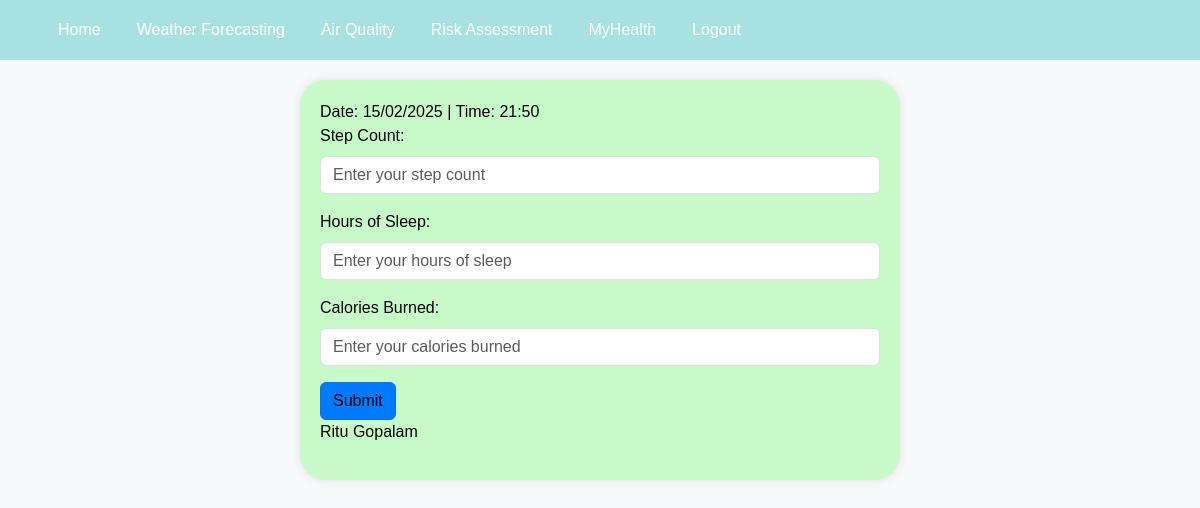
/healthtracker (signed in), run on an earlier commit of the app's database.
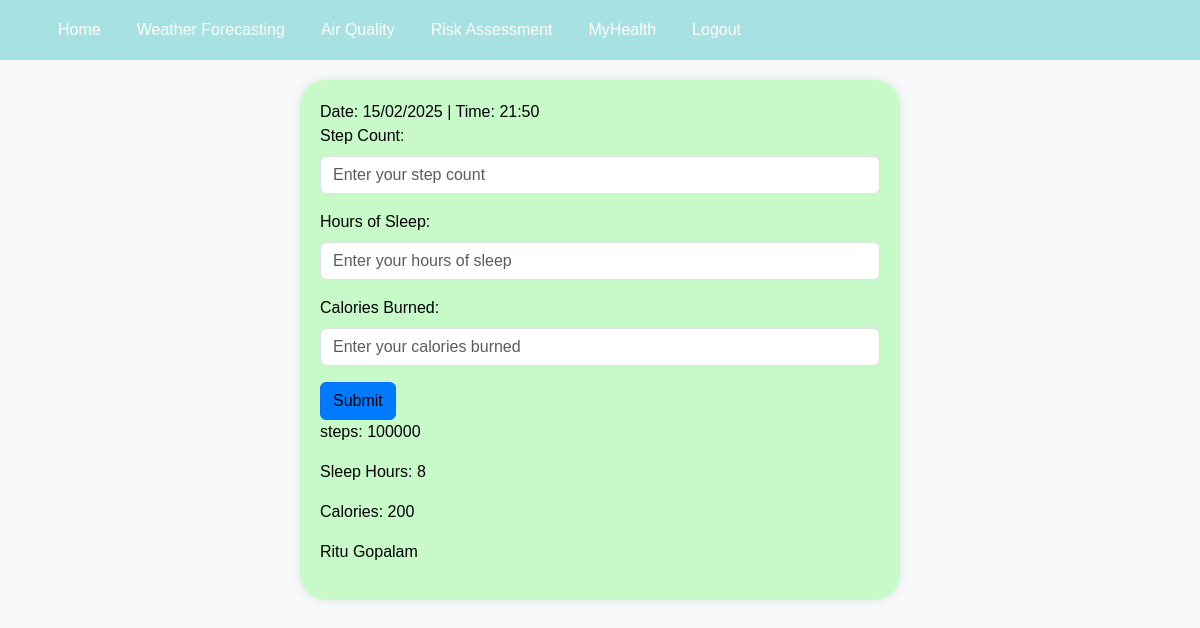
And on a later commit of the database.
### website/models.py (models this page shows)
class User(db.Model, UserMixin):
    id = db.Column(db.Integer, primary_key=True)
    email = db.Column(db.String(150), unique=True, nullable=False)
    first_name = db.Column(db.String(150), nullable=False)
    last_name = db.Column(db.String(150), nullable=False)
    dateofbirth = db.Column(db.Date, nullable=False)
    password = db.Column(db.String(150), nullable=False)
    risk_assessments = db.relationship('RiskAssessment')

class Myhealth(db.Model, UserMixin):
    id = db.Column(db.Integer, primary_key=True)
    user_id = db.Column(db.Integer, db.ForeignKey('user.id'), nullable=False)
    step_count = db.Column(db.Integer, nullable=False)
    sleep_count = db.Column(db.Integer, nullable=False)
    calories_burned = db.Column(db.Integer, nullable=False)

### website/views.py (the view)
@views.route('/healthtracker')
@login_required
def healthtracker():
    user = current_user
    first_name = user.first_name
    last_name = user.last_name
    health_data = Myhealth.query.filter_by(user_id=user.id).all()
    return render_template("healthtracker.html", first_name=first_name, last_name=last_name, health_data=health_data)

### website/__init__.py (called while the page is built)
def create_app():
    app = Flask(__name__)
    app.config['SECRET_KEY'] = 'hjshjhdjah kjshkjdhjs'
    app.config['SQLALCHEMY_DATABASE_URI'] = f'sqlite:///{DB_NAME}'
    db.init_app(app)
    from .views import views
    from .auth import auth
    from weather import main as get_weather
    from airquality import airquality
    app.register_blueprint(views, url_prefix='/')
    app.register_blueprint(auth, url_prefix='/')
    app.register_blueprint(airquality, url_prefix='/')
    from .models import User
    with app.app_context():
        db.create_all()
    login_manager = LoginManager()
    login_manager.login_view = 'auth.login'
    login_manager.init_app(app)
    @login_manager.user_loader
    def load_user(id):
        return User.query.get(int(id))
    return app

### website/templates/healthtracker.html (shortened to what this page needs)
{% extends "base.html" %}
{% block head %}
<link rel="stylesheet" type="text/css" href="{{ url_for('static', filename='css/main.css') }}">
{% endblock %}
{% block content %}
<div class="rectangle">
    <div id="dateTimeDisplay" class="date-time-display"></div>
    <form method="POST" action="{{ url_for('views.submit_health_data') }}">
        <div class="mb-3">
            <label for="steps" class="form-label">Step Count:</label>
            <input type="number" class="form-control" id="steps" name="steps" placeholder="Enter your step count" required>
        </div>
        <div class="mb-3">
            <label for="sleep" class="form-label">Hours of Sleep:</label>
            <input type="number" step="0.1" class="form-control" id="sleep" name="sleep" placeholder="Enter your hours of sleep" required>
        </div>
        <div class="mb-3">
            <label for="calories" class="form-label">Calories Burned:</label>
            <input type="number" class="form-control" id="calories" name="calories" placeholder="Enter your calories burned" required>
        </div>
        <button type="submit" class="btn btn-primary">Submit</button>
    </form>
    <div class="rectangle-2">
        {% for health in health_data %}
            <p>steps: {{ health.step_count }} </p>
            <p>Sleep Hours: {{ health.sleep_count }}</p>
            <p>Calories: {{ health.calories_burned }}</p>
        {% endfor %}
    </div>
    <div class="rectangle-3">
        <p id="userNameDisplay">{{ first_name }} {{ last_name }}
    </div>
</div>
{% endblock %}

### website/templates/base.html (shortened to what this page needs)
<!DOCTYPE html>
<html lang="en">
<head>
    <link rel="stylesheet" href="https://cdn.jsdelivr.net/npm/bootstrap@5.3.0/dist/css/bootstrap.min.css">
    <link href="{{ url_for('static', filename='/main.css') }}" rel="stylesheet">
    {% block head %}{% endblock %}
</head>
<body>
    <header>
        <nav class="navbar navbar-expand-lg" style="background-color: #A7E1E1;">
            <div class="collapse navbar-collapse" id="navbarSupportedContent">
                <ul class="navbar-nav me-auto">
                    <li class="nav-item active">
                        <a class="nav-link" href="{{url_for('views.home')}}">Home</a>
                    </li>
                    <li class="nav-item">
                        <a class="nav-link" href="{{url_for('views.weather')}}">Weather Forecasting</a>
                    </li>
                    {% if current_user.is_authenticated %}
                        <li class="nav-item">
                            <a class="nav-link" href="{{url_for('views.airquality')}}">Air Quality</a>
                        </li>
                        <li class="nav-item">
                            <a class="nav-link" href="{{url_for('views.riskassessment')}}">Risk Assessment</a>
                        </li>
                        <li class="nav-item">
                            <a class="nav-link" href="{{url_for('views.healthtracker')}}">MyHealth</a>
                        </li>
                        <li class="nav-item">
                            <a class="nav-link" href="{{url_for('auth.logout')}}">Logout</a>
                        </li>
                    {% endif %}
                </ul>
            </div>
        </nav>
    </header>
    {% block content %}
    {% endblock %}
</body>
</html>

### website/static/main.css (style rules this page uses)
body { font-family: 'Arial', sans-serif; color: black; background-color: #f8f9fa; margin: 0; padding: 0; overflow-x: hidden; }
a { color: #007bff; text-decoration: none; }
.navbar { background-color: #007bff; padding: 10px 20px; }
.navbar a { color: white; margin: 0 10px; }
button { padding: 10px 20px; font-size: 16px; border: none; border-radius: 5px; cursor: pointer; transition: background-color 0.3s ease; }
button.btn-primary { background-color: #007bff; color: white; }
.rectangle { border-radius: 25px; padding: 20px; background-color: rgba(152, 251, 152, .5); margin: 20px auto; max-width: 600px; box-shadow: 0 0 10px rgba(0, 0, 0, 0.1); }
.rectangle h1, .rectangle label, .rectangle input, .rectangle button { color: black; }

What changed in the data, as far as the page shows it:
added Myhealth: step_count "100000", sleep_count "8", calories_burned "200"
